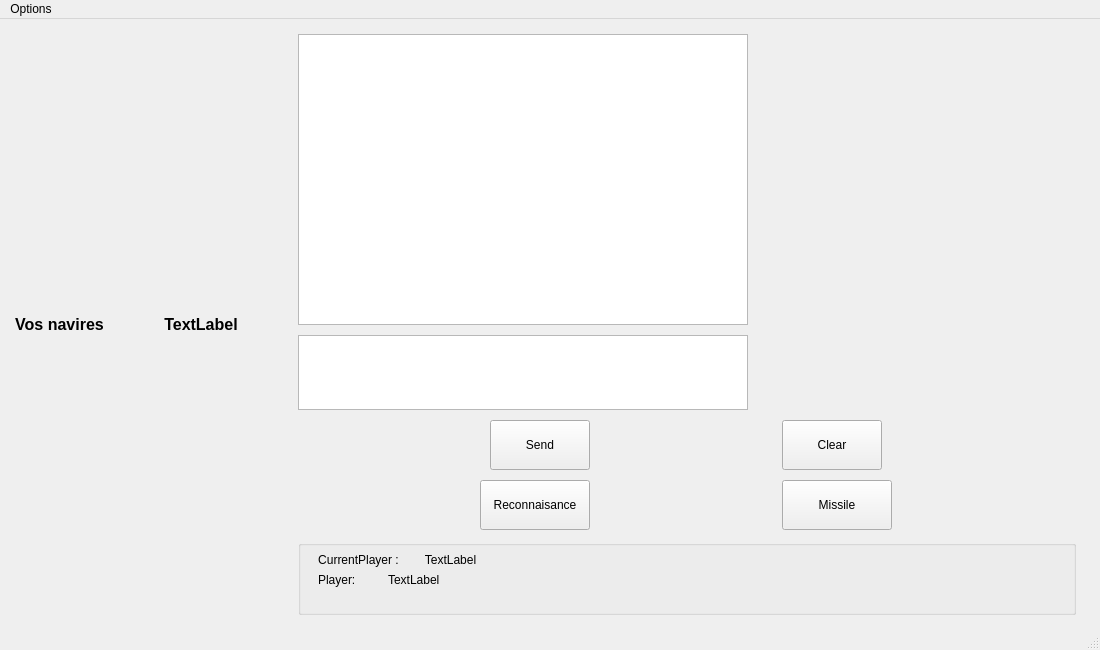
<?xml version="1.0" encoding="UTF-8"?>
<ui version="4.0">
 <class>GameWindow</class>
 <widget class="QMainWindow" name="GameWindow">
  <property name="geometry">
   <rect>
    <x>0</x>
    <y>0</y>
    <width>1100</width>
    <height>650</height>
   </rect>
  </property>
  <property name="windowTitle">
   <string>MainWindow</string>
  </property>
  <widget class="QWidget" name="centralwidget">
   <widget class="QWidget" name="horizontalLayoutWidget">
    <property name="geometry">
     <rect>
      <x>0</x>
      <y>0</y>
      <width>1101</width>
      <height>611</height>
     </rect>
    </property>
    <layout class="QHBoxLayout" name="horizontalLayout">
     <property name="spacing">
      <number>60</number>
     </property>
     <property name="leftMargin">
      <number>15</number>
     </property>
     <property name="topMargin">
      <number>15</number>
     </property>
     <property name="rightMargin">
      <number>15</number>
     </property>
     <property name="bottomMargin">
      <number>15</number>
     </property>
     <item>
      <layout class="QVBoxLayout" name="verticalLayout">
       <property name="spacing">
        <number>0</number>
       </property>
       <item>
        <widget class="QLabel" name="myLabel">
         <property name="maximumSize">
          <size>
           <width>16777215</width>
           <height>60</height>
          </size>
         </property>
         <property name="font">
          <font>
           <pointsize>12</pointsize>
           <bold>true</bold>
          </font>
         </property>
         <property name="text">
          <string>Vos navires</string>
         </property>
         <property name="alignment">
          <set>Qt::AlignCenter</set>
         </property>
        </widget>
       </item>
       <item>
        <layout class="QGridLayout" name="gridCurrentBoard">
         <property name="spacing">
          <number>1</number>
         </property>
        </layout>
       </item>
      </layout>
     </item>
     <item>
      <layout class="QVBoxLayout" name="verticalLayout_2">
       <property name="spacing">
        <number>0</number>
       </property>
       <item>
        <widget class="QLabel" name="opponentLabel">
         <property name="maximumSize">
          <size>
           <width>16777215</width>
           <height>60</height>
          </size>
         </property>
         <property name="font">
          <font>
           <pointsize>12</pointsize>
           <bold>true</bold>
          </font>
         </property>
         <property name="text">
          <string>TextLabel</string>
         </property>
         <property name="alignment">
          <set>Qt::AlignCenter</set>
         </property>
        </widget>
       </item>
       <item>
        <layout class="QGridLayout" name="gridOppositeBoard">
         <property name="spacing">
          <number>1</number>
         </property>
        </layout>
       </item>
      </layout>
     </item>
     <item>
      <layout class="QVBoxLayout" name="verticalLayout_3">
       <property name="spacing">
        <number>10</number>
       </property>
       <property name="sizeConstraint">
        <enum>QLayout::SetMinimumSize</enum>
       </property>
       <property name="rightMargin">
        <number>10</number>
       </property>
       <item>
        <widget class="QTextBrowser" name="messageIncomeBox">
         <property name="sizePolicy">
          <sizepolicy hsizetype="Preferred" vsizetype="Preferred">
           <horstretch>0</horstretch>
           <verstretch>0</verstretch>
          </sizepolicy>
         </property>
         <property name="maximumSize">
          <size>
           <width>450</width>
           <height>500</height>
          </size>
         </property>
        </widget>
       </item>
       <item>
        <widget class="QTextEdit" name="boxText">
         <property name="sizePolicy">
          <sizepolicy hsizetype="Preferred" vsizetype="Preferred">
           <horstretch>0</horstretch>
           <verstretch>0</verstretch>
          </sizepolicy>
         </property>
         <property name="maximumSize">
          <size>
           <width>450</width>
           <height>75</height>
          </size>
         </property>
        </widget>
       </item>
       <item>
        <layout class="QHBoxLayout" name="buttonMessageLayout">
         <property name="spacing">
          <number>0</number>
         </property>
         <property name="sizeConstraint">
          <enum>QLayout::SetNoConstraint</enum>
         </property>
         <item>
          <widget class="QPushButton" name="sendButton">
           <property name="sizePolicy">
            <sizepolicy hsizetype="Preferred" vsizetype="Preferred">
             <horstretch>0</horstretch>
             <verstretch>0</verstretch>
            </sizepolicy>
           </property>
           <property name="maximumSize">
            <size>
             <width>100</width>
             <height>50</height>
            </size>
           </property>
           <property name="text">
            <string>Send</string>
           </property>
          </widget>
         </item>
         <item>
          <widget class="QPushButton" name="clearButton">
           <property name="sizePolicy">
            <sizepolicy hsizetype="Preferred" vsizetype="Preferred">
             <horstretch>0</horstretch>
             <verstretch>0</verstretch>
            </sizepolicy>
           </property>
           <property name="maximumSize">
            <size>
             <width>100</width>
             <height>50</height>
            </size>
           </property>
           <property name="text">
            <string>Clear</string>
           </property>
          </widget>
         </item>
        </layout>
       </item>
       <item>
        <layout class="QHBoxLayout" name="powerLayout">
         <property name="sizeConstraint">
          <enum>QLayout::SetMinimumSize</enum>
         </property>
         <property name="topMargin">
          <number>0</number>
         </property>
         <item>
          <widget class="QPushButton" name="powerReconnaisance">
           <property name="maximumSize">
            <size>
             <width>110</width>
             <height>50</height>
            </size>
           </property>
           <property name="text">
            <string>Reconnaisance</string>
           </property>
          </widget>
         </item>
         <item>
          <widget class="QPushButton" name="powerMissile">
           <property name="maximumSize">
            <size>
             <width>110</width>
             <height>50</height>
            </size>
           </property>
           <property name="text">
            <string>Missile</string>
           </property>
          </widget>
         </item>
        </layout>
       </item>
       <item>
        <widget class="QGroupBox" name="groupBox">
         <property name="sizePolicy">
          <sizepolicy hsizetype="Preferred" vsizetype="Minimum">
           <horstretch>0</horstretch>
           <verstretch>0</verstretch>
          </sizepolicy>
         </property>
         <property name="maximumSize">
          <size>
           <width>16777215</width>
           <height>75</height>
          </size>
         </property>
         <property name="title">
          <string/>
         </property>
         <property name="alignment">
          <set>Qt::AlignCenter</set>
         </property>
         <widget class="QLabel" name="label">
          <property name="geometry">
           <rect>
            <x>10</x>
            <y>10</y>
            <width>101</width>
            <height>20</height>
           </rect>
          </property>
          <property name="text">
           <string>CurrentPlayer :</string>
          </property>
          <property name="alignment">
           <set>Qt::AlignCenter</set>
          </property>
         </widget>
         <widget class="QLabel" name="currentPlayerLabel">
          <property name="geometry">
           <rect>
            <x>120</x>
            <y>10</y>
            <width>65</width>
            <height>20</height>
           </rect>
          </property>
          <property name="text">
           <string>TextLabel</string>
          </property>
          <property name="alignment">
           <set>Qt::AlignCenter</set>
          </property>
         </widget>
         <widget class="QLabel" name="label_2">
          <property name="geometry">
           <rect>
            <x>20</x>
            <y>30</y>
            <width>63</width>
            <height>20</height>
           </rect>
          </property>
          <property name="text">
           <string>Player:</string>
          </property>
         </widget>
         <widget class="QLabel" name="namePlayer">
          <property name="geometry">
           <rect>
            <x>90</x>
            <y>30</y>
            <width>63</width>
            <height>20</height>
           </rect>
          </property>
          <property name="text">
           <string>TextLabel</string>
          </property>
         </widget>
        </widget>
       </item>
      </layout>
     </item>
    </layout>
   </widget>
  </widget>
  <widget class="QMenuBar" name="menubar">
   <property name="geometry">
    <rect>
     <x>0</x>
     <y>0</y>
     <width>1100</width>
     <height>25</height>
    </rect>
   </property>
   <widget class="QMenu" name="menuOptions">
    <property name="title">
     <string>Options</string>
    </property>
    <addaction name="actionRetour_2"/>
    <addaction name="actionExit"/>
   </widget>
   <addaction name="menuOptions"/>
  </widget>
  <widget class="QStatusBar" name="statusbar"/>
  <action name="actionRetour">
   <property name="text">
    <string>Retour</string>
   </property>
  </action>
  <action name="actionRetour_2">
   <property name="text">
    <string>Retour</string>
   </property>
  </action>
  <action name="actionExit">
   <property name="text">
    <string>Exit</string>
   </property>
  </action>
 </widget>
 <resources/>
 <connections/>
</ui>
